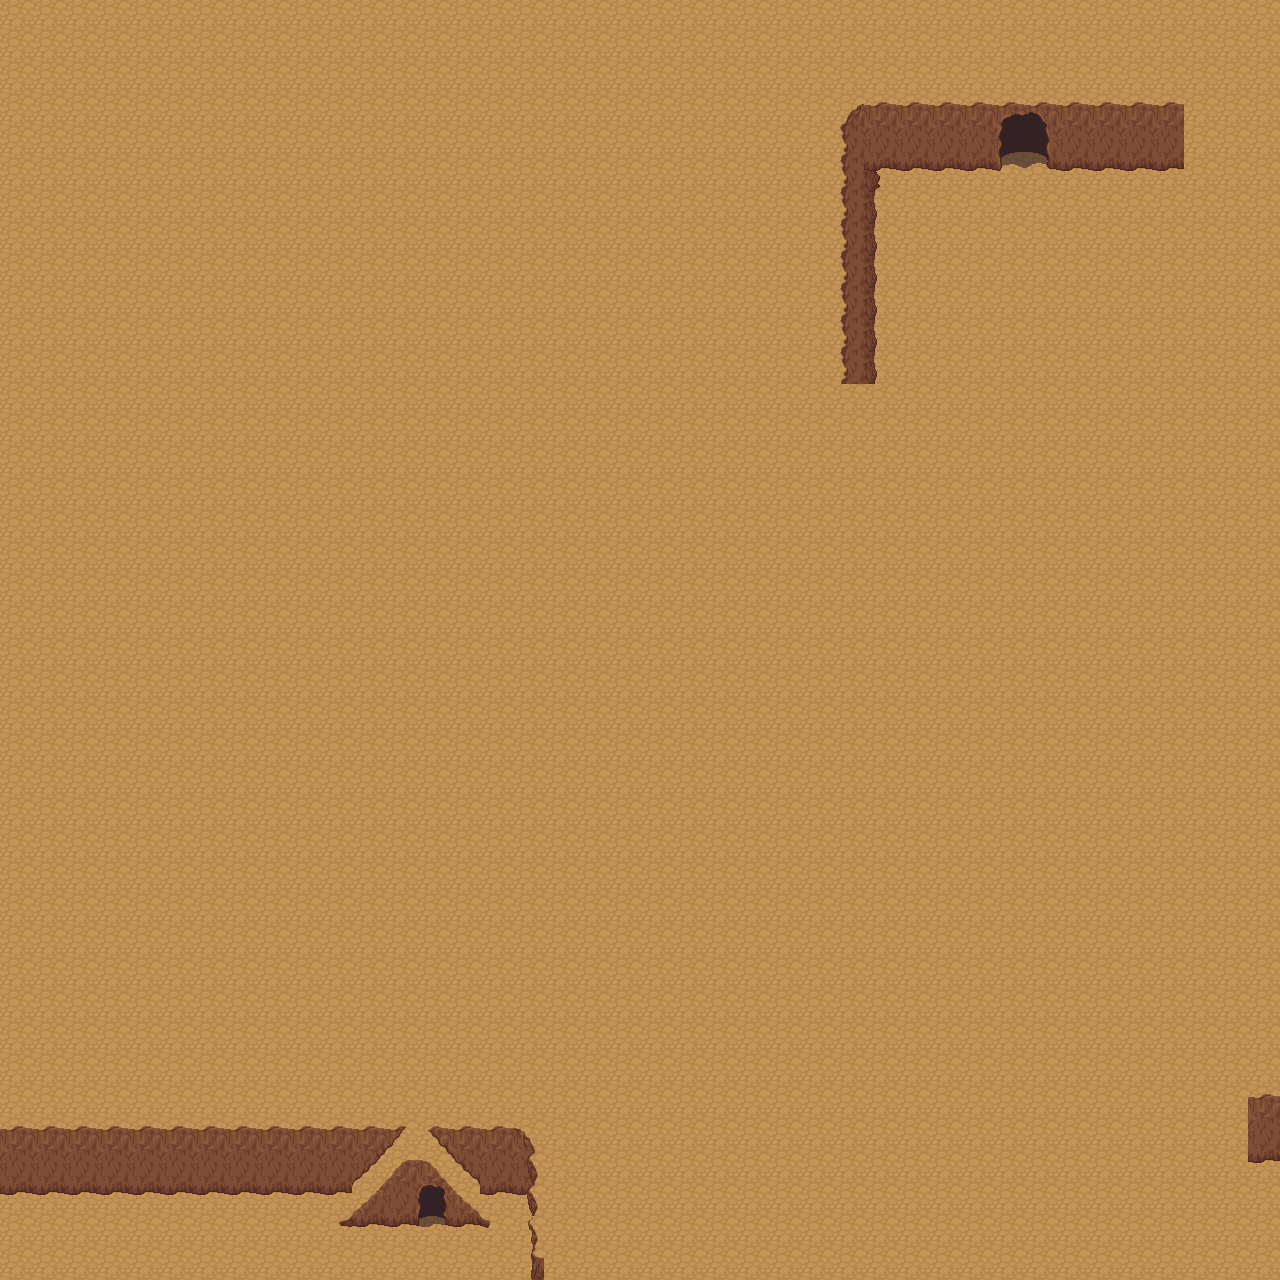

The image is a tile-based game level rendered from a .tmx file. Its description and source (layers, tilesets, objects; grid data summarised) follow:
An orthogonal 40x40 tile map with 32x32 px tiles, 3 tile layers (Ground, effet, raccord), 5 tilesets.

<map version="1.0" orientation="orthogonal" width="40" height="40" tilewidth="32" tileheight="32">
 <tileset firstgid="1" source="desert.tsx" />
 <tileset firstgid="49" name="dehors" tilewidth="32" tileheight="32">
  <image source="../textures/dehors.png" trans="000000" width="512" height="384" />
 </tileset>
 <tileset firstgid="241" name="Dungeon_A4" tilewidth="32" tileheight="32">
  <image source="../textures/Dungeon_A4.png" trans="000000" width="512" height="480" />
 </tileset>
 <tileset firstgid="481" name="Dungeon_A5" tilewidth="32" tileheight="32">
  <image source="../textures/Dungeon_A5.png" trans="000000" width="256" height="512" />
 </tileset>
 <tileset firstgid="609" name="montagne" tilewidth="32" tileheight="32">
  <image source="../textures/montagne.png" trans="000000" width="384" height="288" />
 </tileset>
 <layer name="Ground" width="40" height="40">
  <data>[1600 cells, 1600 non-empty, 1 distinct tile ids]</data>
 </layer>
 <layer name="effet" width="40" height="40">
  <data>[1600 cells, 107 non-empty, 36 distinct tile ids]</data>
 </layer>
 <layer name="raccord" width="40" height="40">
  <data>[1600 cells, 1 non-empty, 1 distinct tile ids]</data>
 </layer>
</map>
